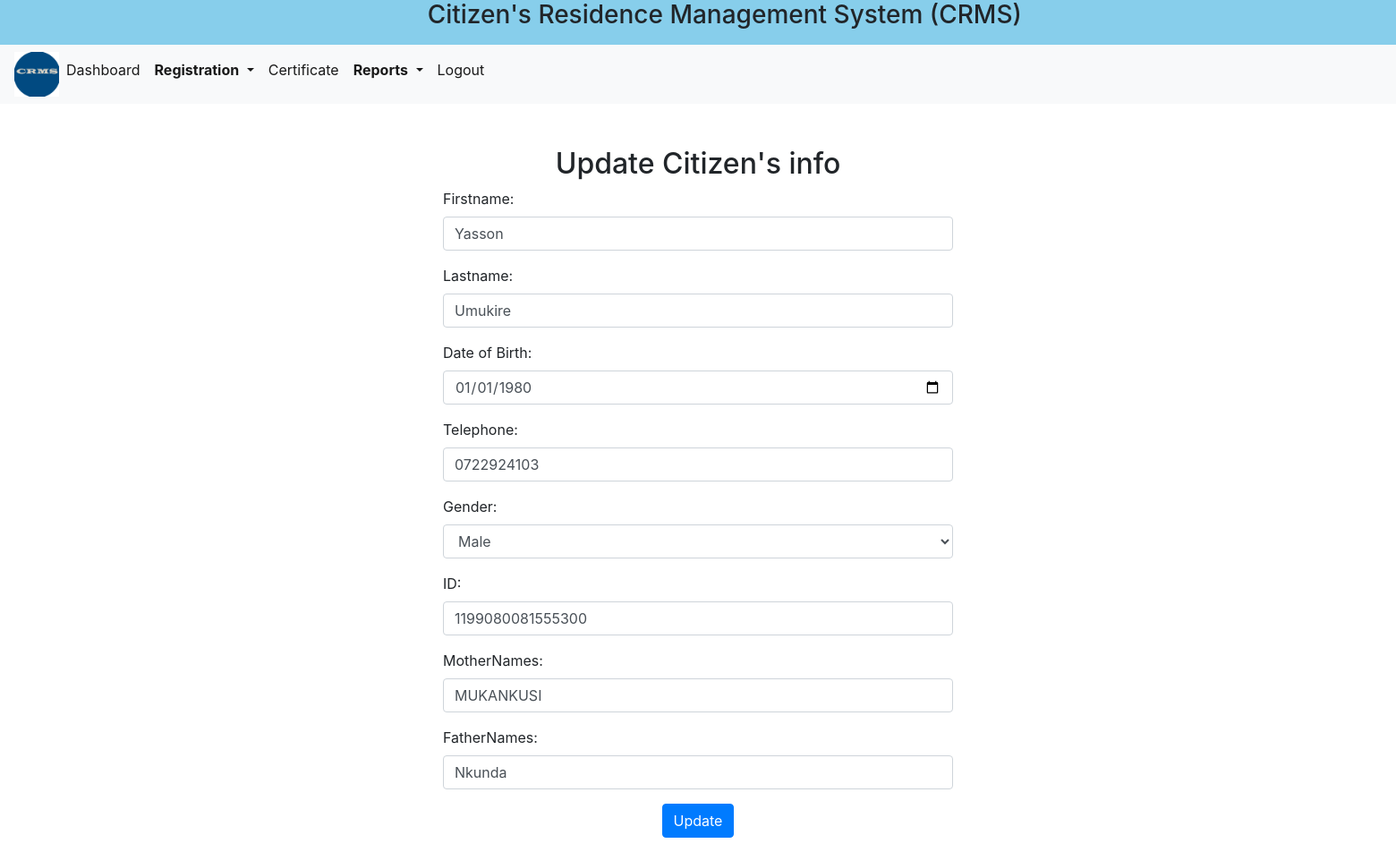
Page /updateCitizen.php?identifier=34366750 (signed in) on the committed database.
### tables this page shows
CREATE TABLE `resident` (
  `Identifier` varchar(8) NOT NULL,
  `Firstname` varchar(20) DEFAULT NULL,
  `Lastname` varchar(20) DEFAULT NULL,
  `DoB` date DEFAULT NULL,
  `Telephone` varchar(15) DEFAULT NULL,
  `Gender` varchar(6) DEFAULT NULL,
  `ID` bigint(20) DEFAULT NULL,
  `FatherNames` varchar(20) DEFAULT NULL,
  `MotherNames` varchar(20) DEFAULT NULL,
  `Province` varchar(20) DEFAULT NULL,
  `District` varchar(20) DEFAULT NULL,
  `Sector` varchar(20) DEFAULT NULL,
  `Cell` varchar(20) DEFAULT NULL,
  `Village` varchar(20) DEFAULT NULL,
  `Citizen_Category` varchar(20) DEFAULT NULL,
  `HouseNo` varchar(30) DEFAULT NULL,
  `Password` varchar(255) DEFAULT '',
  `Status` varchar(9) DEFAULT NULL,
  `RegDate` datetime DEFAULT current_timestamp()
);

### updateCitizen.php (the view, shortened to what this page needs)
<!DOCTYPE html>
<html lang="en">
<head>
    <link rel="stylesheet" href="bootstrap/bootstrap.css">
    </head>
</head>
<body background="img src="image1.jpg" class="d-block w-100" alt="...">
<?php include 'header.php'; ?>
<?php
$conn = new mysqli('localhost', 'super', '', 'crms');
$id = $_GET['identifier'];
$stmt = $conn->prepare("SELECT * FROM resident WHERE Identifier = ?");
$stmt->bind_param("i", $id);
$stmt->execute();
$result = $stmt->get_result();
$record = $result->fetch_assoc();
?>
<!DOCTYPE html>
<html lang="en">
<head>
    <link rel="stylesheet" href="bootstrap/bootstrap.css">
</head>
<body>
<div class="container mt-5 form-container">
<h2 class="text-center">Update Citizen's info</h2>
    <form action="updateCitizen.php?identifier=<?php echo htmlspecialchars($record['Identifier']); ?>" method="POST">
        <div class="form-group">
            <label for="firstname">Firstname:</label>
            <input type="text" class="form-control" id="firstname" name="firstname" value="<?php echo htmlspecialchars($record['Firstname']); ?>" required>
        </div>
        <div class="form-group">
            <label for="lastname">Lastname:</label>
            <input type="text" class="form-control" id="lastname" name="lastname" value="<?php echo htmlspecialchars($record['Lastname']); ?>" required>
        </div>
        <div class="form-group">
            <label for="dob">Date of Birth:</label>
            <input type="date" class="form-control" id="dob" name="dob" value="<?php echo htmlspecialchars($record['DoB']); ?>" required>
        </div>
        <div class="form-group">
            <label for="telephone">Telephone:</label>
            <input type="text" class="form-control" pattern="[0-9]*" inputmode="numeric" id="telephone" name="telephone" value="<?php echo htmlspecialchars($record['Telephone']); ?>" required>
        </div>
        <div class="form-group">
            <label for="gender">Gender:</label>
            <select class="form-control" id="gender" name="gender" required>
                <option value="Male" <?php echo $record['Gender'] == 'Male' ? 'selected' : ''; ?>>Male</option>
            </select>
        </div>
        <div class="form-group">
            <label for="id">ID:</label>
            <input type="text" class="form-control" id="id" name="id" pattern="[0-9]*" inputmode="numeric" value="<?php echo htmlspecialchars($record['ID']); ?>" required>
        </div>
        <div class="form-group">
            <label for="district">MotherNames:</label>
            <input type="text" class="form-control" id="mothernames" name="mothernames" pattern="[A-Za-z]*" inputmode="alphabetic" title="Only alphabetic characters are allowed!" value="<?php echo htmlspecialchars($record['MotherNames']); ?>" required>
        </div>
        <div class="form-group">
            <label for="district">FatherNames:</label>
            <input type="text" class="form-control" id="fathernames" name="fathernames" pattern="[A-Za-z]*" inputmode="alphabetic" title="Only alphabetic characters are allowed!" value="<?php echo htmlspecialchars($record['FatherNames']); ?>" required>
        </div>
        <div class="form-group text-center">
            <button type="submit" class="btn btn-custom">Update</button>
        </div>
    </form>
</div>
</body>
</html>

### updateCitizen.php (style rules this page uses)
.form-container { max-width: 600px; margin: 0 auto; }
.btn-custom { background-color: #007bff; border-color: #007bff; color: #fff; }

### rows in the picture
resident: firstname "Yasson", lastname "Umukire", dob "01/01/1980", telephone "0722924103", gender "Male", id "1199080081555300", mothernames "MUKANKUSI", fathernames "Nkunda"
